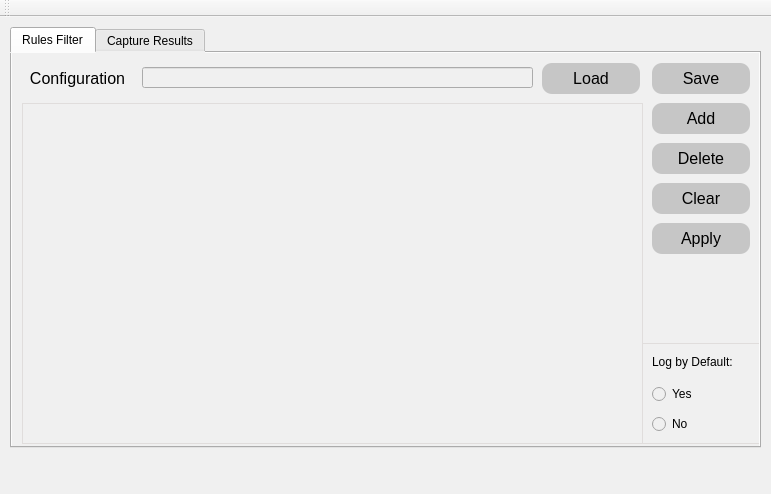
<?xml version="1.0" encoding="UTF-8"?>
<ui version="4.0">
 <class>MainWindow</class>
 <widget class="QMainWindow" name="MainWindow">
  <property name="geometry">
   <rect>
    <x>0</x>
    <y>0</y>
    <width>771</width>
    <height>494</height>
   </rect>
  </property>
  <property name="windowTitle">
   <string>MainWindow</string>
  </property>
  <widget class="QWidget" name="centralWidget">
   <property name="styleSheet">
    <string notr="true">QWidget
{
    background-color: rgb(240,240,240); /*背景色*/
    color: black;  /*字体颜色*/
}</string>
   </property>
   <widget class="QTabWidget" name="tabWidget">
    <property name="geometry">
     <rect>
      <x>10</x>
      <y>10</y>
      <width>751</width>
      <height>421</height>
     </rect>
    </property>
    <property name="styleSheet">
     <string notr="true">QTabWidget
{
    background-color: rgb(240,240,240); /*背景色*/
    color: black;/*字体颜色*/
}</string>
    </property>
    <property name="currentIndex">
     <number>0</number>
    </property>
    <widget class="QWidget" name="tab_rule">
     <attribute name="title">
      <string>Rules Filter</string>
     </attribute>
     <widget class="QTableWidget" name="tableWidget_rule">
      <property name="geometry">
       <rect>
        <x>10</x>
        <y>50</y>
        <width>621</width>
        <height>341</height>
       </rect>
      </property>
      <property name="styleSheet">
       <string notr="true">QTableWidget{
    background-color: rgb(240,240,240); /*背景色*/
    color: black;/*字体颜色*/
    selection-background-color:rgba(192,221,244);/*背景色*/;/*点击选中颜色*/
    border:1px solid #E0DDDC;/*边框为1像素，灰色*/
    gridline-color:lightgray;/*这个是表格的格子线的颜色，为亮灰*/
}
</string>
      </property>
     </widget>
     <widget class="QPushButton" name="add_pushButton">
      <property name="geometry">
       <rect>
        <x>640</x>
        <y>50</y>
        <width>98</width>
        <height>31</height>
       </rect>
      </property>
      <property name="styleSheet">
       <string notr="true">QPushButton
{
    background-color:rgba(198,198,198);/*背景色*/
    border-style:solid;/*边框样式 solid实线 none无边框 inset/outset 3D边框*/
    border-radius:10px;/*边框圆角半径像素*/
    border-color:rgba(205,205,205);/*边框颜色*/
    font-size:12pt;/*字体 字体大小*/
	font: 63 11pt &quot;URW Bookman&quot;;
    color: black;/*字体颜色*/
    padding:6px; /*填衬*/
}
/*鼠标按下状态*/
QPushButton:pressed
{
    background-color:rgba(198,198,220);/*背景色*/
    border-color:rgba(205,205,205);/*边框颜色*/
    border-style:solid;/*边框样式 solid实线 none无边框 inset/outset 3D边框*/
    color: black;/*字体颜色*/
}
/*鼠标悬停状态*/
QPushButton:hover
{
    background-color:rgba(198,198,190);/*背景色*/
    border-color:rgba(205,205,205);/*边框颜色*/
    color: black;/*字体颜色*/
}

</string>
      </property>
      <property name="text">
       <string>Add</string>
      </property>
     </widget>
     <widget class="QPushButton" name="delete_pushButton">
      <property name="geometry">
       <rect>
        <x>640</x>
        <y>90</y>
        <width>98</width>
        <height>31</height>
       </rect>
      </property>
      <property name="styleSheet">
       <string notr="true">QPushButton
{
    background-color:rgba(198,198,198);/*背景色*/
    border-style:solid;/*边框样式 solid实线 none无边框 inset/outset 3D边框*/
    border-radius:10px;/*边框圆角半径像素*/
    border-color:rgba(205,205,205);/*边框颜色*/
    font-size:12pt;/*字体 字体大小*/
	font: 63 11pt &quot;URW Bookman&quot;;
    color: black;/*字体颜色*/
    padding:6px; /*填衬*/
}
/*鼠标按下状态*/
QPushButton:pressed
{
    background-color:rgba(198,198,220);/*背景色*/
    border-color:rgba(205,205,205);/*边框颜色*/
    border-style:solid;/*边框样式 solid实线 none无边框 inset/outset 3D边框*/
    color: black;/*字体颜色*/
}
/*鼠标悬停状态*/
QPushButton:hover
{
    background-color:rgba(198,198,190);/*背景色*/
    border-color:rgba(205,205,205);/*边框颜色*/
    color: black;/*字体颜色*/
}

</string>
      </property>
      <property name="text">
       <string>Delete</string>
      </property>
     </widget>
     <widget class="QPushButton" name="apply_pushButton">
      <property name="geometry">
       <rect>
        <x>640</x>
        <y>170</y>
        <width>98</width>
        <height>31</height>
       </rect>
      </property>
      <property name="styleSheet">
       <string notr="true">QPushButton
{
    background-color:rgba(198,198,198);/*背景色*/
    border-style:solid;/*边框样式 solid实线 none无边框 inset/outset 3D边框*/
    border-radius:10px;/*边框圆角半径像素*/
    border-color:rgba(205,205,205);/*边框颜色*/
    font-size:12pt;/*字体 字体大小*/
	font: 63 11pt &quot;URW Bookman&quot;;
    color: black;/*字体颜色*/
    padding:6px; /*填衬*/
}
/*鼠标按下状态*/
QPushButton:pressed
{
    background-color:rgba(198,198,220);/*背景色*/
    border-color:rgba(205,205,205);/*边框颜色*/
    border-style:solid;/*边框样式 solid实线 none无边框 inset/outset 3D边框*/
    color: black;/*字体颜色*/
}
/*鼠标悬停状态*/
QPushButton:hover
{
    background-color:rgba(198,198,190);/*背景色*/
    border-color:rgba(205,205,205);/*边框颜色*/
    color: black;/*字体颜色*/
}

</string>
      </property>
      <property name="text">
       <string>Apply</string>
      </property>
     </widget>
     <widget class="QFrame" name="frame_2">
      <property name="geometry">
       <rect>
        <x>630</x>
        <y>290</y>
        <width>121</width>
        <height>101</height>
       </rect>
      </property>
      <property name="styleSheet">
       <string notr="true">border:1px solid #E0DDDC;/*边框为1像素，灰色*/</string>
      </property>
      <property name="frameShape">
       <enum>QFrame::StyledPanel</enum>
      </property>
      <property name="frameShadow">
       <enum>QFrame::Raised</enum>
      </property>
      <widget class="QLabel" name="label_3">
       <property name="geometry">
        <rect>
         <x>10</x>
         <y>10</y>
         <width>101</width>
         <height>17</height>
        </rect>
       </property>
       <property name="styleSheet">
        <string notr="true">QLabel
{
    color: black;/*字体颜色*/
	font: 63 10pt &quot;URW Bookman&quot;;
border:none;/*边框样式*/
}</string>
       </property>
       <property name="text">
        <string>Log by Default:</string>
       </property>
      </widget>
      <widget class="QRadioButton" name="accept_radioButton">
       <property name="geometry">
        <rect>
         <x>10</x>
         <y>40</y>
         <width>91</width>
         <height>22</height>
        </rect>
       </property>
       <property name="styleSheet">
        <string notr="true">border:none;/*边框样式*/</string>
       </property>
       <property name="text">
        <string>Yes</string>
       </property>
      </widget>
      <widget class="QRadioButton" name="reject_radioButton">
       <property name="geometry">
        <rect>
         <x>10</x>
         <y>70</y>
         <width>91</width>
         <height>22</height>
        </rect>
       </property>
       <property name="styleSheet">
        <string notr="true">border:none;/*边框样式*/</string>
       </property>
       <property name="text">
        <string>No</string>
       </property>
      </widget>
      <zorder>label_3</zorder>
      <zorder>reject_radioButton</zorder>
      <zorder>accept_radioButton</zorder>
     </widget>
     <widget class="QPushButton" name="clear_pushButton">
      <property name="geometry">
       <rect>
        <x>640</x>
        <y>130</y>
        <width>98</width>
        <height>31</height>
       </rect>
      </property>
      <property name="styleSheet">
       <string notr="true">QPushButton
{
    background-color:rgba(198,198,198);/*背景色*/
    border-style:solid;/*边框样式 solid实线 none无边框 inset/outset 3D边框*/
    border-radius:10px;/*边框圆角半径像素*/
    border-color:rgba(205,205,205);/*边框颜色*/
    font-size:12pt;/*字体 字体大小*/
	font: 63 11pt &quot;URW Bookman&quot;;
    color: black;/*字体颜色*/
    padding:6px; /*填衬*/
}
/*鼠标按下状态*/
QPushButton:pressed
{
    background-color:rgba(198,198,220);/*背景色*/
    border-color:rgba(205,205,205);/*边框颜色*/
    border-style:solid;/*边框样式 solid实线 none无边框 inset/outset 3D边框*/
    color: black;/*字体颜色*/
}
/*鼠标悬停状态*/
QPushButton:hover
{
    background-color:rgba(198,198,190);/*背景色*/
    border-color:rgba(205,205,205);/*边框颜色*/
    color: black;/*字体颜色*/
}

</string>
      </property>
      <property name="text">
       <string>Clear</string>
      </property>
     </widget>
     <widget class="QLineEdit" name="lineEdit_rcfg">
      <property name="geometry">
       <rect>
        <x>130</x>
        <y>14</y>
        <width>391</width>
        <height>21</height>
       </rect>
      </property>
     </widget>
     <widget class="QPushButton" name="load_pushButton">
      <property name="geometry">
       <rect>
        <x>530</x>
        <y>10</y>
        <width>98</width>
        <height>31</height>
       </rect>
      </property>
      <property name="styleSheet">
       <string notr="true">QPushButton
{
    background-color:rgba(198,198,198);/*背景色*/
    border-style:solid;/*边框样式 solid实线 none无边框 inset/outset 3D边框*/
    border-radius:10px;/*边框圆角半径像素*/
    border-color:rgba(205,205,205);/*边框颜色*/
    font-size:12pt;/*字体 字体大小*/
	font: 63 11pt &quot;URW Bookman&quot;;
    color: black;/*字体颜色*/
    padding:6px; /*填衬*/
}
/*鼠标按下状态*/
QPushButton:pressed
{
    background-color:rgba(198,198,220);/*背景色*/
    border-color:rgba(205,205,205);/*边框颜色*/
    border-style:solid;/*边框样式 solid实线 none无边框 inset/outset 3D边框*/
    color: black;/*字体颜色*/
}
/*鼠标悬停状态*/
QPushButton:hover
{
    background-color:rgba(198,198,190);/*背景色*/
    border-color:rgba(205,205,205);/*边框颜色*/
    color: black;/*字体颜色*/
}

</string>
      </property>
      <property name="text">
       <string>Load</string>
      </property>
     </widget>
     <widget class="QPushButton" name="save_pushButton">
      <property name="geometry">
       <rect>
        <x>640</x>
        <y>10</y>
        <width>98</width>
        <height>31</height>
       </rect>
      </property>
      <property name="styleSheet">
       <string notr="true">QPushButton
{
    background-color:rgba(198,198,198);/*背景色*/
    border-style:solid;/*边框样式 solid实线 none无边框 inset/outset 3D边框*/
    border-radius:10px;/*边框圆角半径像素*/
    border-color:rgba(205,205,205);/*边框颜色*/
    font-size:12pt;/*字体 字体大小*/
	font: 63 11pt &quot;URW Bookman&quot;;
    color: black;/*字体颜色*/
    padding:6px; /*填衬*/
}
/*鼠标按下状态*/
QPushButton:pressed
{
    background-color:rgba(198,198,220);/*背景色*/
    border-color:rgba(205,205,205);/*边框颜色*/
    border-style:solid;/*边框样式 solid实线 none无边框 inset/outset 3D边框*/
    color: black;/*字体颜色*/
}
/*鼠标悬停状态*/
QPushButton:hover
{
    background-color:rgba(198,198,190);/*背景色*/
    border-color:rgba(205,205,205);/*边框颜色*/
    color: black;/*字体颜色*/
}

</string>
      </property>
      <property name="text">
       <string>Save</string>
      </property>
     </widget>
     <widget class="QPushButton" name="select_pushButton">
      <property name="geometry">
       <rect>
        <x>10</x>
        <y>10</y>
        <width>111</width>
        <height>31</height>
       </rect>
      </property>
      <property name="styleSheet">
       <string notr="true">QPushButton
{
   
    border-style:none;/*边框样式 solid实线 none无边框 inset/outset 3D边框*/
    border-radius:10px;/*边框圆角半径像素*/
    border-color:rgba(205,205,205);/*边框颜色*/
    font-size:12pt;/*字体 字体大小*/
	font: 63 11pt &quot;URW Bookman&quot;;
    color: black;/*字体颜色*/
    padding:6px; /*填衬*/
}
/*鼠标按下状态*/
QPushButton:pressed
{
    border-color:rgba(205,205,205);/*边框颜色*/
    border-style:none;/*边框样式 solid实线 none无边框 inset/outset 3D边框*/
    color: black;/*字体颜色*/
}
/*鼠标悬停状态*/
QPushButton:hover
{
    background-color:rgba(198,198,190);/*背景色*/
    border-color:rgba(205,205,205);/*边框颜色*/
    color: black;/*字体颜色*/
}

</string>
      </property>
      <property name="text">
       <string>Configuration</string>
      </property>
     </widget>
     <zorder>frame_2</zorder>
     <zorder>tableWidget_rule</zorder>
     <zorder>add_pushButton</zorder>
     <zorder>delete_pushButton</zorder>
     <zorder>apply_pushButton</zorder>
     <zorder>clear_pushButton</zorder>
     <zorder>lineEdit_rcfg</zorder>
     <zorder>load_pushButton</zorder>
     <zorder>save_pushButton</zorder>
     <zorder>select_pushButton</zorder>
    </widget>
    <widget class="QWidget" name="tab_log">
     <property name="styleSheet">
      <string notr="true">QWidget
{
    background-color: rgb(240,240,240); /*背景色*/
    color: black;  /*字体颜色*/
}</string>
     </property>
     <attribute name="title">
      <string>Capture Results</string>
     </attribute>
     <widget class="QPushButton" name="savelog_pushButton">
      <property name="geometry">
       <rect>
        <x>420</x>
        <y>10</y>
        <width>98</width>
        <height>21</height>
       </rect>
      </property>
      <property name="styleSheet">
       <string notr="true">QPushButton
{
    background-color:rgba(198,198,198);/*背景色*/
    border-style:solid;/*边框样式 solid实线 none无边框 inset/outset 3D边框*/
    border-radius:10px;/*边框圆角半径像素*/
    border-color:rgba(205,205,205);/*边框颜色*/
    font-size:12pt;/*字体 字体大小*/
	font: 63 11pt &quot;URW Bookman&quot;;
    color: black;/*字体颜色*/
    padding:0px; /*填衬*/
}
/*鼠标按下状态*/
QPushButton:pressed
{
    background-color:rgba(198,198,220);/*背景色*/
    border-color:rgba(205,205,205);/*边框颜色*/
    border-style:solid;/*边框样式 solid实线 none无边框 inset/outset 3D边框*/
    color: black;/*字体颜色*/
}
/*鼠标悬停状态*/
QPushButton:hover
{
    background-color:rgba(198,198,190);/*背景色*/
    border-color:rgba(205,205,205);/*边框颜色*/
    color: black;/*字体颜色*/
}

</string>
      </property>
      <property name="text">
       <string>Save</string>
      </property>
     </widget>
     <widget class="QPushButton" name="clearlog_pushButton">
      <property name="geometry">
       <rect>
        <x>640</x>
        <y>10</y>
        <width>98</width>
        <height>21</height>
       </rect>
      </property>
      <property name="styleSheet">
       <string notr="true">QPushButton
{
    background-color:rgba(198,198,198);/*背景色*/
    border-style:solid;/*边框样式 solid实线 none无边框 inset/outset 3D边框*/
    border-radius:10px;/*边框圆角半径像素*/
    border-color:rgba(205,205,205);/*边框颜色*/
    font-size:12pt;/*字体 字体大小*/
	font: 63 11pt &quot;URW Bookman&quot;;
    color: black;/*字体颜色*/
    padding:0px; /*填衬*/
}
/*鼠标按下状态*/
QPushButton:pressed
{
    background-color:rgba(198,198,220);/*背景色*/
    border-color:rgba(205,205,205);/*边框颜色*/
    border-style:solid;/*边框样式 solid实线 none无边框 inset/outset 3D边框*/
    color: black;/*字体颜色*/
}
/*鼠标悬停状态*/
QPushButton:hover
{
    background-color:rgba(198,198,190);/*背景色*/
    border-color:rgba(205,205,205);/*边框颜色*/
    color: black;/*字体颜色*/
}

</string>
      </property>
      <property name="text">
       <string>Clear</string>
      </property>
     </widget>
     <widget class="QPushButton" name="flashlog_pushButton">
      <property name="geometry">
       <rect>
        <x>530</x>
        <y>10</y>
        <width>98</width>
        <height>21</height>
       </rect>
      </property>
      <property name="styleSheet">
       <string notr="true">QPushButton
{
    background-color:rgba(198,198,198);/*背景色*/
    border-style:solid;/*边框样式 solid实线 none无边框 inset/outset 3D边框*/
    border-radius:10px;/*边框圆角半径像素*/
    border-color:rgba(205,205,205);/*边框颜色*/
    font-size:12pt;/*字体 字体大小*/
	font: 63 11pt &quot;URW Bookman&quot;;
    color: black;/*字体颜色*/
    padding:0px; /*填衬*/
}
/*鼠标按下状态*/
QPushButton:pressed
{
    background-color:rgba(198,198,220);/*背景色*/
    border-color:rgba(205,205,205);/*边框颜色*/
    border-style:solid;/*边框样式 solid实线 none无边框 inset/outset 3D边框*/
    color: black;/*字体颜色*/
}
/*鼠标悬停状态*/
QPushButton:hover
{
    background-color:rgba(198,198,190);/*背景色*/
    border-color:rgba(205,205,205);/*边框颜色*/
    color: black;/*字体颜色*/
}

</string>
      </property>
      <property name="text">
       <string>Flash</string>
      </property>
     </widget>
     <widget class="QPushButton" name="loadlog_pushButton">
      <property name="geometry">
       <rect>
        <x>310</x>
        <y>10</y>
        <width>98</width>
        <height>21</height>
       </rect>
      </property>
      <property name="styleSheet">
       <string notr="true">QPushButton
{
    background-color:rgba(198,198,198);/*背景色*/
    border-style:solid;/*边框样式 solid实线 none无边框 inset/outset 3D边框*/
    border-radius:10px;/*边框圆角半径像素*/
    border-color:rgba(205,205,205);/*边框颜色*/
    font-size:12pt;/*字体 字体大小*/
	font: 63 11pt &quot;URW Bookman&quot;;
    color: black;/*字体颜色*/
    padding:0px; /*填衬*/
}
/*鼠标按下状态*/
QPushButton:pressed
{
    background-color:rgba(198,198,220);/*背景色*/
    border-color:rgba(205,205,205);/*边框颜色*/
    border-style:solid;/*边框样式 solid实线 none无边框 inset/outset 3D边框*/
    color: black;/*字体颜色*/
}
/*鼠标悬停状态*/
QPushButton:hover
{
    background-color:rgba(198,198,190);/*背景色*/
    border-color:rgba(205,205,205);/*边框颜色*/
    color: black;/*字体颜色*/
}

</string>
      </property>
      <property name="text">
       <string>Load</string>
      </property>
     </widget>
     <widget class="QTableWidget" name="tableWidget_logs">
      <property name="geometry">
       <rect>
        <x>10</x>
        <y>40</y>
        <width>731</width>
        <height>251</height>
       </rect>
      </property>
      <property name="styleSheet">
       <string notr="true"/>
      </property>
     </widget>
     <widget class="QPushButton" name="detailslog_pushButton">
      <property name="geometry">
       <rect>
        <x>640</x>
        <y>350</y>
        <width>98</width>
        <height>27</height>
       </rect>
      </property>
      <property name="styleSheet">
       <string notr="true">QPushButton
{
    background-color:rgba(198,198,198);/*背景色*/
    border-style:solid;/*边框样式 solid实线 none无边框 inset/outset 3D边框*/
    border-radius:10px;/*边框圆角半径像素*/
    border-color:rgba(205,205,205);/*边框颜色*/
    font-size:12pt;/*字体 字体大小*/
	font: 63 11pt &quot;URW Bookman&quot;;
    color: black;/*字体颜色*/
    padding:6px; /*填衬*/
}
/*鼠标按下状态*/
QPushButton:pressed
{
    background-color:rgba(198,198,220);/*背景色*/
    border-color:rgba(205,205,205);/*边框颜色*/
    border-style:solid;/*边框样式 solid实线 none无边框 inset/outset 3D边框*/
    color: black;/*字体颜色*/
}
/*鼠标悬停状态*/
QPushButton:hover
{
    background-color:rgba(198,198,190);/*背景色*/
    border-color:rgba(205,205,205);/*边框颜色*/
    color: black;/*字体颜色*/
}

</string>
      </property>
      <property name="text">
       <string>Details</string>
      </property>
     </widget>
     <widget class="QPushButton" name="datalog_pushButton">
      <property name="geometry">
       <rect>
        <x>640</x>
        <y>310</y>
        <width>98</width>
        <height>27</height>
       </rect>
      </property>
      <property name="styleSheet">
       <string notr="true">QPushButton
{
    background-color:rgba(198,198,198);/*背景色*/
    border-style:solid;/*边框样式 solid实线 none无边框 inset/outset 3D边框*/
    border-radius:10px;/*边框圆角半径像素*/
    border-color:rgba(205,205,205);/*边框颜色*/
    font-size:12pt;/*字体 字体大小*/
	font: 63 11pt &quot;URW Bookman&quot;;
    color: black;/*字体颜色*/
    padding:6px; /*填衬*/
}
/*鼠标按下状态*/
QPushButton:pressed
{
    background-color:rgba(198,198,220);/*背景色*/
    border-color:rgba(205,205,205);/*边框颜色*/
    border-style:solid;/*边框样式 solid实线 none无边框 inset/outset 3D边框*/
    color: black;/*字体颜色*/
}
/*鼠标悬停状态*/
QPushButton:hover
{
    background-color:rgba(198,198,190);/*背景色*/
    border-color:rgba(205,205,205);/*边框颜色*/
    color: black;/*字体颜色*/
}

</string>
      </property>
      <property name="text">
       <string>Data</string>
      </property>
     </widget>
     <widget class="QTextBrowser" name="textBrowser_logs">
      <property name="geometry">
       <rect>
        <x>10</x>
        <y>300</y>
        <width>621</width>
        <height>81</height>
       </rect>
      </property>
      <property name="styleSheet">
       <string notr="true">font: 9pt &quot;Monospace&quot;;</string>
      </property>
     </widget>
     <widget class="QPushButton" name="selectlog_pushButton">
      <property name="geometry">
       <rect>
        <x>10</x>
        <y>10</y>
        <width>51</width>
        <height>21</height>
       </rect>
      </property>
      <property name="styleSheet">
       <string notr="true">QPushButton
{
   
    border-style:none;/*边框样式 solid实线 none无边框 inset/outset 3D边框*/
    border-radius:5px;/*边框圆角半径像素*/
    border-color:rgba(205,205,205);/*边框颜色*/
	font: 63 11pt &quot;URW Bookman&quot;;
    color: black;/*字体颜色*/
    padding:0px; /*填衬*/
}
/*鼠标按下状态*/
QPushButton:pressed
{
    border-color:rgba(205,205,205);/*边框颜色*/
    border-style:none;/*边框样式 solid实线 none无边框 inset/outset 3D边框*/
    color: black;/*字体颜色*/
}
/*鼠标悬停状态*/
QPushButton:hover
{
    background-color:rgba(198,198,190);/*背景色*/
    border-color:rgba(205,205,205);/*边框颜色*/
    color: black;/*字体颜色*/
}

</string>
      </property>
      <property name="text">
       <string>Log</string>
      </property>
     </widget>
     <widget class="QLineEdit" name="lineEdit_lcfg">
      <property name="geometry">
       <rect>
        <x>60</x>
        <y>10</y>
        <width>241</width>
        <height>21</height>
       </rect>
      </property>
     </widget>
    </widget>
   </widget>
  </widget>
  <widget class="QToolBar" name="mainToolBar">
   <attribute name="toolBarArea">
    <enum>TopToolBarArea</enum>
   </attribute>
   <attribute name="toolBarBreak">
    <bool>false</bool>
   </attribute>
  </widget>
  <widget class="QMenuBar" name="menuBar">
   <property name="geometry">
    <rect>
     <x>0</x>
     <y>0</y>
     <width>771</width>
     <height>22</height>
    </rect>
   </property>
  </widget>
 </widget>
 <layoutdefault spacing="6" margin="11"/>
 <resources/>
 <connections/>
</ui>
